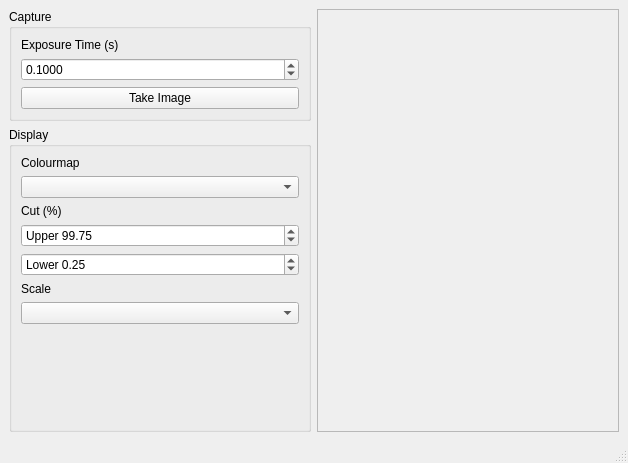
<?xml version="1.0" encoding="UTF-8"?>
<ui version="4.0">
 <class>MainWindow</class>
 <widget class="QMainWindow" name="MainWindow">
  <property name="geometry">
   <rect>
    <x>0</x>
    <y>0</y>
    <width>628</width>
    <height>463</height>
   </rect>
  </property>
  <property name="windowTitle">
   <string>AllSky Camera Viewer</string>
  </property>
  <property name="unifiedTitleAndToolBarOnMac">
   <bool>true</bool>
  </property>
  <widget class="QWidget" name="centralwidget">
   <layout class="QVBoxLayout" name="verticalLayout_2">
    <item>
     <layout class="QHBoxLayout" name="mainContainer">
      <item>
       <layout class="QVBoxLayout" name="verticalLayout">
        <item>
         <widget class="QGroupBox" name="groupBox">
          <property name="sizePolicy">
           <sizepolicy hsizetype="Preferred" vsizetype="Fixed">
            <horstretch>0</horstretch>
            <verstretch>0</verstretch>
           </sizepolicy>
          </property>
          <property name="title">
           <string>Capture</string>
          </property>
          <property name="flat">
           <bool>true</bool>
          </property>
          <layout class="QVBoxLayout" name="verticalLayout_4">
           <item>
            <widget class="QLabel" name="label">
             <property name="sizePolicy">
              <sizepolicy hsizetype="Preferred" vsizetype="Fixed">
               <horstretch>0</horstretch>
               <verstretch>0</verstretch>
              </sizepolicy>
             </property>
             <property name="text">
              <string>Exposure Time (s)</string>
             </property>
            </widget>
           </item>
           <item>
            <widget class="QDoubleSpinBox" name="exposureTime">
             <property name="decimals">
              <number>4</number>
             </property>
             <property name="maximum">
              <double>653.359900000000039</double>
             </property>
             <property name="value">
              <double>0.100000000000000</double>
             </property>
            </widget>
           </item>
           <item>
            <widget class="QPushButton" name="takeImage">
             <property name="text">
              <string>Take Image</string>
             </property>
            </widget>
           </item>
          </layout>
         </widget>
        </item>
        <item>
         <widget class="QGroupBox" name="groupBox_2">
          <property name="title">
           <string>Display</string>
          </property>
          <property name="flat">
           <bool>true</bool>
          </property>
          <layout class="QVBoxLayout" name="verticalLayout_3">
           <item>
            <widget class="QLabel" name="label_4">
             <property name="text">
              <string>Colourmap</string>
             </property>
            </widget>
           </item>
           <item>
            <widget class="QComboBox" name="colourMap"/>
           </item>
           <item>
            <widget class="QLabel" name="label_3">
             <property name="text">
              <string>Cut (%)</string>
             </property>
            </widget>
           </item>
           <item>
            <widget class="QDoubleSpinBox" name="cutUpperValue">
             <property name="prefix">
              <string>Upper </string>
             </property>
             <property name="maximum">
              <double>100.000000000000000</double>
             </property>
             <property name="value">
              <double>99.750000000000000</double>
             </property>
            </widget>
           </item>
           <item>
            <widget class="QDoubleSpinBox" name="cutLowerValue">
             <property name="prefix">
              <string>Lower </string>
             </property>
             <property name="maximum">
              <double>100.000000000000000</double>
             </property>
             <property name="value">
              <double>0.250000000000000</double>
             </property>
            </widget>
           </item>
           <item>
            <widget class="QLabel" name="label_2">
             <property name="sizePolicy">
              <sizepolicy hsizetype="Preferred" vsizetype="Fixed">
               <horstretch>0</horstretch>
               <verstretch>0</verstretch>
              </sizepolicy>
             </property>
             <property name="text">
              <string>Scale</string>
             </property>
            </widget>
           </item>
           <item>
            <widget class="QComboBox" name="normalisation">
             <property name="editable">
              <bool>false</bool>
             </property>
             <property name="currentIndex">
              <number>-1</number>
             </property>
            </widget>
           </item>
           <item>
            <spacer name="verticalSpacer">
             <property name="orientation">
              <enum>Qt::Vertical</enum>
             </property>
             <property name="sizeHint" stdset="0">
              <size>
               <width>20</width>
               <height>40</height>
              </size>
             </property>
            </spacer>
           </item>
          </layout>
         </widget>
        </item>
       </layout>
      </item>
      <item>
       <widget class="QFrame" name="fitsContainer">
        <property name="frameShape">
         <enum>QFrame::StyledPanel</enum>
        </property>
        <property name="frameShadow">
         <enum>QFrame::Plain</enum>
        </property>
        <property name="lineWidth">
         <number>0</number>
        </property>
        <layout class="QVBoxLayout" name="fitsLayout">
         <property name="spacing">
          <number>0</number>
         </property>
         <property name="margin">
          <number>0</number>
         </property>
        </layout>
       </widget>
      </item>
     </layout>
    </item>
   </layout>
  </widget>
  <widget class="QStatusBar" name="statusbar"/>
  <action name="action_Quit">
   <property name="text">
    <string>&amp;Quit</string>
   </property>
  </action>
 </widget>
 <resources/>
 <connections/>
</ui>
